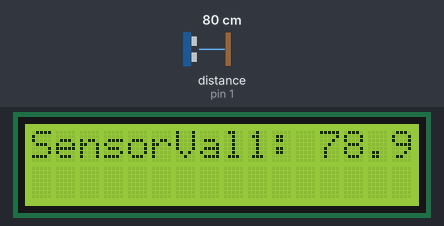
Recording of a sketch running on a simulated Arduino Uno, built with avr-gcc and run on an emulated ATmega328P. Parts: 16×2 character LCD. Wiring (inferred from the names in the program): ultrasonic range finder: trigger pin 0; echo pin 1. The test bench sets the inputs (shaded band); at power-on: distance to the obstacle (sensor on pin 1) 80 cm. The echo pulse lasts 58.3 µs per cm.

Above: at 1.2 s.
1.3 s: distance to the obstacle (sensor on pin 1) set to 2 cm
At 2.3 s:
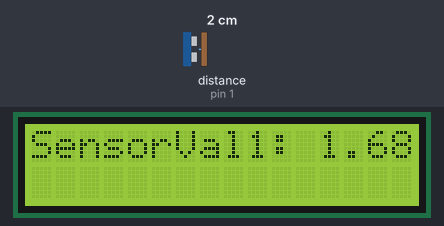
4.0 s: distance to the obstacle (sensor on pin 1) set to 4 cm
At 5.2 s:
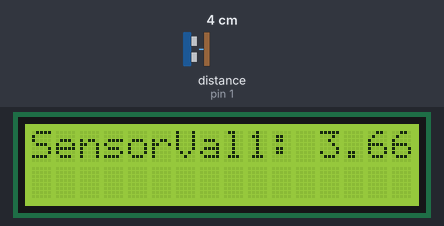
5.6 s: distance to the obstacle (sensor on pin 1) set to 9 cm
At 6.7 s:
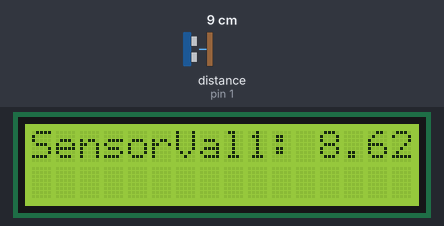
Timing chart, 0 to 8.6 s (numbered marks = the images above; inputs shaded):
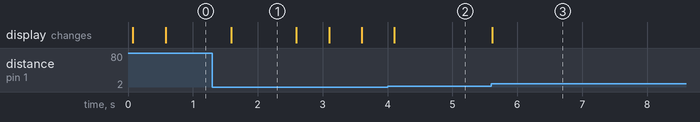

The sketch:

distance_measuring_with_.ino
```cpp
//www.diyusthad.com
#include <LiquidCrystal.h>

const int rs = 12, en = 11, d4 = 5, d5 = 4, d6 = 3, d7 = 2;
LiquidCrystal lcd(rs, en, d4, d5, d6, d7);

#define echoPin 1 // attach pin D2 Arduino to pin Echo of HC-SR04
#define trigPin 0 //attach pin D3 Arduino to pin Trig of HC-SR04

// defines variables
long duration; // variable for the duration of sound wave travel
float distance; // variable for the distance measurement

void setup() {
  pinMode(trigPin, OUTPUT); // Sets the trigPin as an OUTPUT
  pinMode(echoPin, INPUT); // Sets the echoPin as an INPUT
  lcd.begin(16, 2);

}
void loop() {

  // Clears the trigPin condition
  digitalWrite(trigPin, LOW);
  delayMicroseconds(2);
  // Sets the trigPin HIGH (ACTIVE) for 10 microseconds
  digitalWrite(trigPin, HIGH);
  delayMicroseconds(10);
  digitalWrite(trigPin, LOW);
  // Reads the echoPin, returns the sound wave travel time in microseconds
  duration = pulseIn(echoPin, HIGH);
  // Calculating the distance
  distance = duration * 0.034 / 2; // Speed of sound wave divided by 2 (go and back)

  // Displays the distance on the Serial Monitor
  lcd.setCursor(0,0);
  lcd.print("SensorVal1: "); // Prints Sensor Val: to LCD
  lcd.print(distance);
  delay(500);
}
```

Measured:
- after the input at 1.3 s, the display: changes after 0.29 s (image 1)
- after the input at 4.0 s, the display: changes after 0.11 s (image 2)
- after the input at 5.6 s, the display: changes at once (image 3)
- what the display in image 1 shows lasts 1.0 s, from 1.6 s to 2.6 s
